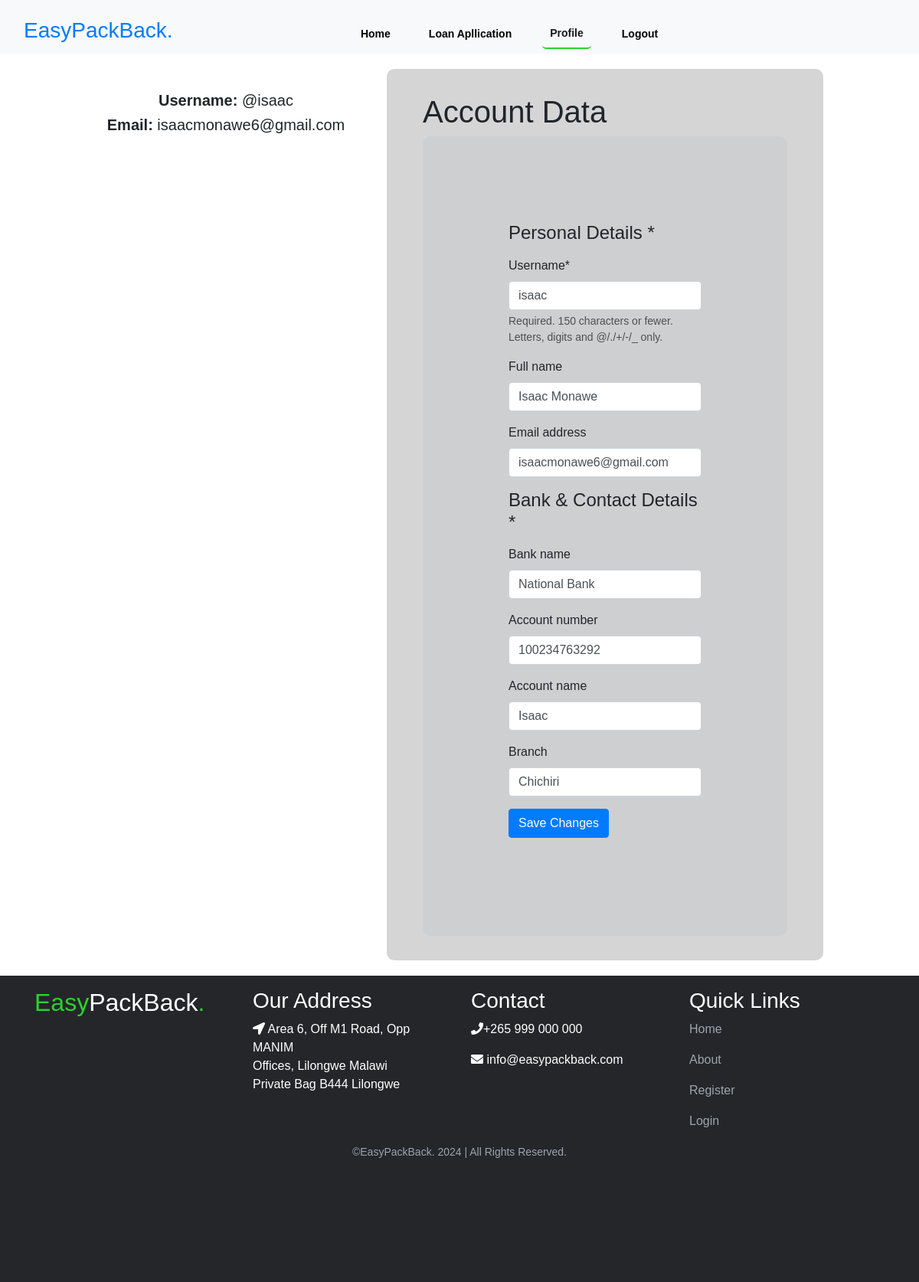
/user/1/profile (signed in), run on the app's committed database.
### core/models.py (models this page shows, shortened)
class Member(AbstractUser):
    STATUS_CHOICES = (
        ('---Select---', '---Select---'),
        ('Male', 'Male'),
        ('Female', 'Female'),
    )
    ID_CHOICES = (
        ('---Select---', '---Select---'),
        ('National ID', 'National ID'),
        ('Passport', 'Passport'),
        ('License', 'License'),
    )
    full_name = models.CharField(max_length=100, default=None, null=True, blank=True)
    phone_number = models.CharField(max_length=15, blank=True, null=True)
    gender = models.CharField(max_length=50, choices=STATUS_CHOICES, default='---Select---', null=True)
    occupation = models.CharField(max_length=255, default=None,null=True)
    id_type = models.CharField(max_length=50, choices=ID_CHOICES, default='---Select---',null=True)
    id_number = models.CharField(max_length=255, default=None,null=True)
    address = models.CharField(max_length=255, default=None,null=True)
    city = models.CharField(max_length=255, default=None,null=True)
    state = models.CharField(max_length=255, default=None,null=True)
    groups = models.ManyToManyField(
        Group,
        verbose_name=_('groups'),
        blank=True,
        related_name='custom_user_groups',
        related_query_name='user',
    )
    user_permissions = models.ManyToManyField(
        Permission,
        verbose_name=_('user permissions'),
        blank=True,
        related_name='custom_user_permissions',
        related_query_name='user',
    )
    class Meta:
        db_table = 'user'
        verbose_name = 'User'
        verbose_name_plural = 'Users'
        managed = True
        ordering = ['id']

class PersonalBankDetail(models.Model):
    member = models.OneToOneField(Member, on_delete=models.SET_NULL, null=True, related_name='bank_details')
    bank_name = models.CharField(max_length=100, blank=True, null=True)
    account_number = models.CharField(max_length=50, blank=True, null=True)
    account_name = models.CharField(max_length=100, blank=True, null=True)
    branch = models.CharField(max_length=100, blank=True, null=True)

### core/views.py (the view)
# urls.py: path('user/<int:id>/profile', views.user_details, name="user_details"),
@login_required
def user_details(request, id):
    user = request.user
    try:
        personal_details = PersonalBankDetail.objects.get(member=request.user)
    except PersonalBankDetail.DoesNotExist:
        personal_details = None
    if request.method == 'POST':
        form = PersonalBankDetailForm(request.POST, instance=personal_details)
        nameform = UserForm(request.POST, request.FILES, instance=user)
        if form.is_valid():
            detail = form.save(commit=False)
            detail.member = request.user  # Corrected from detail.user to detail.member
            detail.save()
        if nameform.is_valid():
            nameform.save()
            messages.success(request, 'Your account has been successfully updated.')
            return redirect('home')
    else:
        form = PersonalBankDetailForm(instance=personal_details)
        nameform = UserForm(instance=user)
    return render(request, "user.html", {'form': form, 'nameform': nameform, 'user': user,})

### core/forms.py
class PersonalBankDetailForm(forms.ModelForm):
    class Meta:
        model = PersonalBankDetail
        fields = ['bank_name', 'account_number', 'account_name', 'branch']
        widgets = {
            'account_number': forms.NumberInput(attrs={'placeholder': 'Account Number'}),
            'account_name': forms.TextInput(attrs={'placeholder': 'Enter account name'}),
            'branch': forms.TextInput(attrs={'placeholder': 'Enter bank branch'}),
            'bank_name': forms.TextInput(attrs={'placeholder': 'Enter bank name'}),
        }

class UserForm(forms.ModelForm):
    class Meta:
        model = Member
        fields = ['username', 'full_name', 'email']
        widgets = {
            'username': forms.TextInput(attrs={'placeholder': 'Enter username'}),
            'full_name': forms.TextInput(attrs={'placeholder': 'Enter full name'}),
            'email': forms.TextInput(attrs={'placeholder': 'Enter user email'}),
        }

### core/templates/user.html (shortened to what this page needs)
{% load static %}
{% load crispy_forms_tags %}
<!DOCTYPE html>
<html lang="en">
<head>
    <link href="https://cdn.jsdelivr.net/npm/bootstrap@5.3.3/dist/css/bootstrap.min.css" rel="stylesheet">
    <link rel="stylesheet" href="https://stackpath.bootstrapcdn.com/bootstrap/4.3.1/css/bootstrap.min.css">
    <link rel="stylesheet" href="https://unpkg.com/bootstrap@5.3.2/dist/css/bootstrap.min.css" />
    <link rel="stylesheet" href="https://unpkg.com/bs-brain@2.0.3/components/facts/fact-5/assets/css/fact-5.css" />
    <link rel="stylesheet" href="https://maxcdn.bootstrapcdn.com/bootstrap/4.1.3/css/bootstrap.min.css">
    <link href="https://maxcdn.bootstrapcdn.com/font-awesome/4.7.0/css/font-awesome.min.css" rel="stylesheet" >
    <link href="{% static 'css/bootstrap.css' %}" rel="stylesheet">
    <link href="{% static 'css/fontawesome-all.css' %}" rel="stylesheet">
	<link href="{% static 'css/style.css' %}" rel="stylesheet">
</head>
<body>
  <nav class="navbar navbar-expand-lg navbar-light sticky-top bg-gray bg-body-tertiary">
    <div class="container">
      <h3 class="title text-primary">EasyPackBack.</h3>
      <div class="collapse navbar-collapse" id="navbarSupportedContent">
        <ul class="navbar-nav">
            <li class="nav-item ">
              <a class="nav-link" aria-current="page" href="{% url 'home' %}"> Home</a>
            </li>
            <li class="nav-item ">
              <a class="nav-link " aria-current="page" href="{% url 'loans' %}">Loan Apllication</a>
            </li>
            <li class="nav-item ">
              <a class="nav-link active" aria-current="page" href="{% url 'user_details' user.id  %}">Profile</a>
            </li>
            <li class="nav-item ">
              <a class="nav-link" aria-current="page" href="{% url 'logout' %}"> Logout</a>
            </li>
          </ul>
        </div>
      </div>
    </nav>
    <section class="oneMusic-buy-now-area has-fluid bg-gray section-padding-100">
        <div class="container">
            <div class="row justify-content-center">
                <div class=" col-lg-4">
                    <div class="login-content">
                        <div class="col-lg-12 mb-5" style="border-radius: 100%;">
                        </div>
                        <h5 style="text-align: center;"><strong>Username: </strong> @{{ user.username }}</h5>
                        <h5 style="text-align: center;"><strong>Email: </strong>{{ user.email }}</h5>
                    </div>
                </div>
                <div class="col-lg-6 mt-50 mb-50">
                    <div class="clm" style="padding: 2rem; border-radius: 10px;">
                        <h1 >Account Data</h1>
                        <div class="login-form">
                            <form method="POST" action="" enctype="multipart/form-data">
                                <div class="form-group">
                                  <h4>Personal Details *</h4>
                                  </div>
                                <div class="form-group">
                                  {{ nameform|crispy }}
                                  </div>
                                  <div class="form-group">
                                    <h4>Bank & Contact Details *</h4>
                                    </div>
                                <div class="form-group">
                                {{ form|crispy }}
                                </div>
                                <button type="submit" class="btn btn-primary mt-20 mb-3">Save Changes</button>
                        </form>
                        </div>
                    </div>
                </div>
            </div>
        </div>
    </section>
    <div class="copyright footer bg-gray">
        <div class="container">
            <div class="row">
                <div class="col-lg-3">
                    <h2 style="color: #fff;"><span style="color: rgb(42, 211, 42);">Easy</span>PackBack<span style="color: rgb(42, 211, 42);">.</span></h2>
                </div>
                <div class="col-lg-3">
                    <h3 style="color: #fff;">Our Address</h3>
                    <p style="color: #fff;"><i class="fa fa-location-arrow" aria-hidden="true"></i> Area 6, Off M1 Road, Opp MANIM <br> Offices, Lilongwe Malawi <br>
                    Private Bag B444 Lilongwe</p>
                </div>
                <div class="col-lg-3">
                    <h3 style="color: #fff;">Contact</h3>
                    <p style="color: #fff;"><i class="fa fa-phone" aria-hidden="true"></i>+265 999 000 000</p>
                    <p style="color: #fff;"><i class="fa fa-envelope" aria-hidden="true"></i> info@easypackback.com</p>
                </div>
                <div class="col-lg-3">
                    <h3 style="color: #fff;">Quick Links</h3>
                    <p><a href="">Home</a></p>
                    <p><a href="">About</a></p>
                    <p><a href="">Register</a></p>
                    <p><a href="">Login</a></p>
                </div>
            </div>
        </div>
        <div class="container">
            <div class="row">
                <div class="col-lg-12">
                    <p class="p-small">&copy;EasyPackBack. 2024 | All Rights Reserved.</p>
                </div>
            </div>
        </div>
    </div>
  </body>
  </html>

### core/static/css/style.css (style rules this page uses)
body { width: 100%; height: 100%; font-family:"Archivo Narrow", sans-serif; }
.p-small { font-size: 0.875rem; line-height: 1.5rem; }
a { text-decoration: underline; }
.navbar { width: 100%; height: 70px; font-weight: 600; background-color: rgb(214, 213, 213); font-size: 0.875rem; line-height: 0.875rem; box-shadow: 0 1px 6px 0 rgba(0, 0, 0, 0.025); }
.navbar .navbar-nav { margin-top: 0.75rem; margin-bottom: 0.5rem; width: 90%; height: 70px; display: flex; justify-content: center; align-items: center; }
.navbar .nav-item .nav-link, .link { padding: 0.725rem 1.5rem; margin-left: 30px; color: #000; text-decoration: none; transition: all 0.2s ease; border-radius: 5px; }
.navbar .nav-item .nav-link.active , .active { border-bottom: 2px solid rgb(42, 211, 42); }
.col-lg-6 ,.col-lg-5 { margin: 20px; border-radius: 10px; }
.col-lg-6, .contr, .clm, .cml-status, .loan { background-color: rgb(214, 213, 213); }
form { width: 100%; background-color: #cecfd1; padding: 7rem; border-radius: 10px; }
.footer { height: 50vh; background-color: #686969; }
.footer a { text-decoration: none; }
.copyright { padding-top: 1rem; padding-bottom: 1rem; background-color: #24262a; }
.copyright .p-small { color: #9da6ac; text-align: center; }
.copyright a { color: #9da6ac; }
@media (min-width: 992px) { .navbar { padding-top: 1.65rem; background-color: transparent; box-shadow: none; transition: all 0.2s; } }
@media (min-width: 992px) { .navbar .navbar-nav { margin-top: 0; margin-bottom: 0; } }
@media (min-width: 992px) { .navbar .nav-item .nav-link { padding-right: 0.625rem; padding-left: 0.625rem; } }
@media (min-width: 1200px) { .navbar .container { max-width: 1330px; } }

### data on the page
Member: username "isaac", email "isaacmonawe6@gmail.com", full_name "Isaac Monawe"
PersonalBankDetail: bank_name "National Bank", account_number "100234763292", account_name "Isaac", branch "Chichiri"
